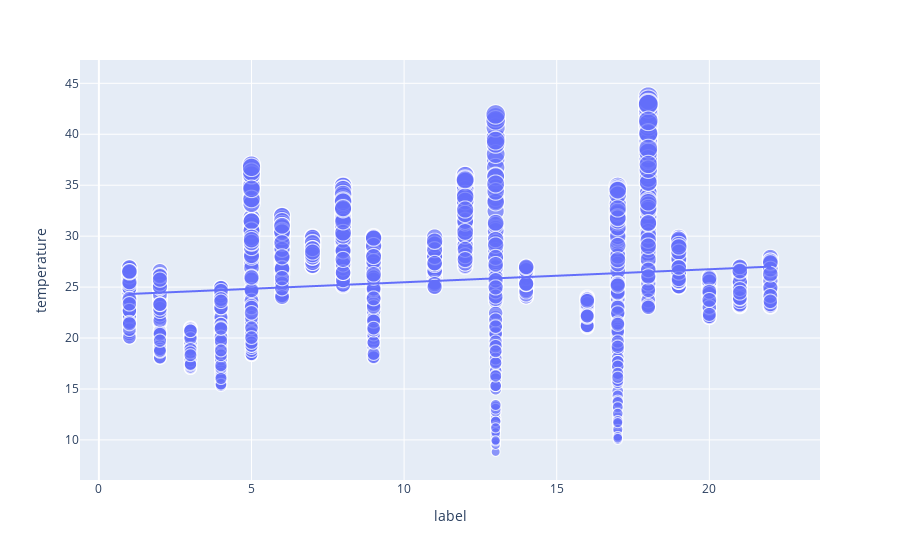

Notebook cell for this chart:
### Code cell
figure =px.scatter(data_frame =data, x="label",y="temperature",size="temperature",trendline="ols")
figure.show()

### Figure 1 — Plotly figure (JSON) as saved in the notebook; plotly's stock layout.template omitted (floating-point values rounded to 4 significant figures; data arrays with more than 128 entries replaced by an {"elided": "..."} marker saying what was removed)
{"data": [{"hovertemplate": "label=%{x}<br>temperature=%{marker.size}<extra></extra>", "legendgroup": "", "marker": {"color": "#636efa", "size": {"elided": "2200 float values"}, "sizemode": "area", "sizeref": 0.1092, "symbol": "circle"}, "mode": "markers", "name": "", "showlegend": false, "type": "scattergl", "x": {"elided": "2200 int values"}, "xaxis": "x", "y": {"elided": "2200 float values"}, "yaxis": "y"}, {"hovertemplate": "<b>OLS trendline</b><br>temperature = 0.127853 * label + 24.1953<br>R<sup>2</sup>=0.026621<br><br>label=%{x}<br>temperature=%{y} <b>(trend)</b><extra></extra>", "legendgroup": "", "marker": {"color": "#636efa", "symbol": "circle"}, "mode": "lines", "name": "", "showlegend": false, "type": "scattergl", "x": {"elided": "2000 int values"}, "xaxis": "x", "y": {"elided": "2000 float values"}, "yaxis": "y"}], "layout": {"autosize": true, "legend": {"itemsizing": "constant", "tracegroupgap": 0}, "margin": {"t": 60}, "xaxis": {"anchor": "y", "autorange": true, "domain": [0, 1], "range": [-0.5187, 23.52], "title": {"text": "label"}, "type": "linear"}, "yaxis": {"anchor": "x", "autorange": true, "domain": [0, 1], "range": [5.221, 49.01], "title": {"text": "temperature"}, "type": "linear"}}}
